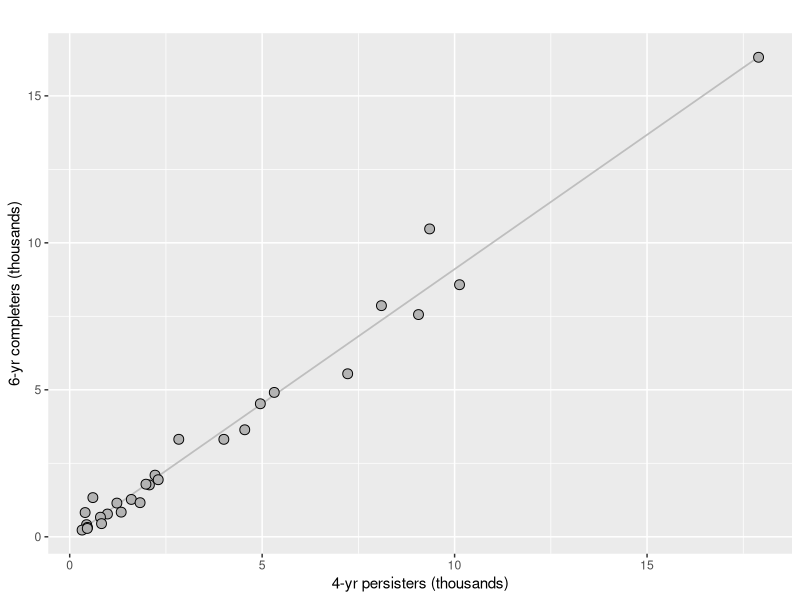
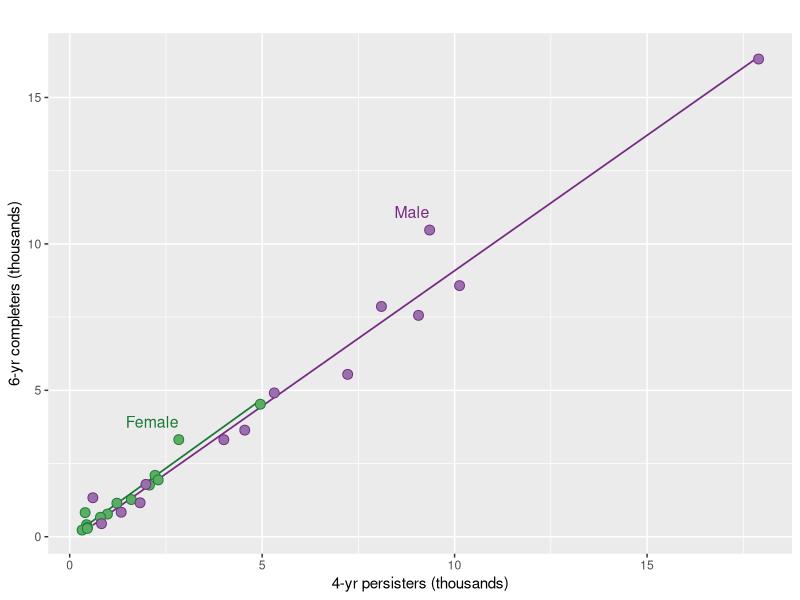
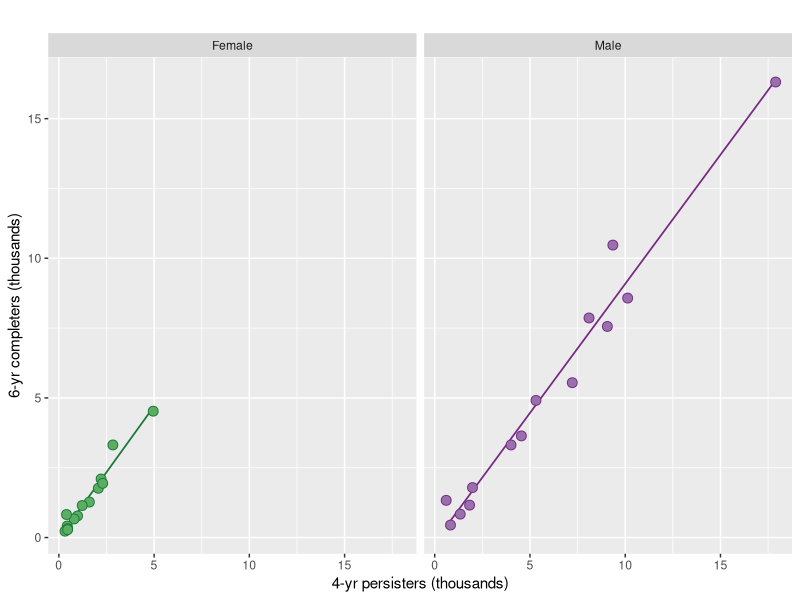

Here is the R script that generated these plots, in order: (Note: this script raises an error after producing the figures.)
## ---- chunk 1
# silently load packages
suppressPackageStartupMessages(library("data.table"))
suppressPackageStartupMessages(library("ggplot2"))

# set data.table printout options
options(
  datatable.print.nrows = 20,
  datatable.print.topn = 5,
  datatable.print.class = TRUE
)
## ---- chunk 2
# import data
DT <- fread("data/four-year-six-year.csv")
DT
## ---- chunk 3
ggplot(DT, aes(x = y4/1000, y = y6/1000)) +
  geom_smooth(method = "lm", se = FALSE, size = 0.6, color = "gray") +
  geom_point(size = 3, 
             shape = 21, 
             color = "black", 
             fill = "gray70") + 
  labs(x = "4-yr persisters (thousands)", 
       y = "6-yr completers (thousands)", 
       title = "")
## ---- chunk 4
ggplot(DT, aes(x = y4/1000, y = y6/1000, color = sex, fill = sex)) +
  geom_smooth(method = "lm", se = FALSE, size = 0.6) +
  geom_point(size = 3, shape = 21) + 
  scale_color_manual(values = c("#1B7837", "#762A83")) +
  scale_fill_manual(values = c("#5AAE61", "#9970AB")) +
  labs(x = "4-yr persisters (thousands)", 
       y = "6-yr completers (thousands)", 
       title = "") + 
  theme(legend.position = "none") +
  geom_text(data = DT[institution == "B"],
            aes(x = y4/1000, y = y6/1000, label = sex),
            vjust = -1, hjust = 1, size = 4)
## ---- chunk 5
ggplot(DT, aes(x = y4/1000, y = y6/1000, color = sex, fill = sex)) +
  geom_smooth(method = "lm", se = FALSE, size = 0.6) +
  geom_point(size = 3, shape = 21) + 
  scale_color_manual(values = c("#1B7837", "#762A83")) +
  scale_fill_manual(values = c("#5AAE61", "#9970AB")) +
  labs(x = "4-yr persisters (thousands)", 
       y = "6-yr completers (thousands)", 
       title = "") + 
  theme(legend.position = "none") +
  
  facet_wrap(vars(sex))
## ---- chunk 6
dt <- copy(DT)
p <- ggplot(dt, aes(x = y4/1000, y = y6/1000, color = sex, fill = sex)) +
  superpose_point +
  superpose_color +
  superpose_fill_mid +
  # coord_equal() +
  facet_wrap(vars(reorder(institution, y6, median)),
             ncol = 7,
             as.table = FALSE)+
  labs(x = "4-yr persisters (thousands)",
       y = "6-yr completers (thousands)") +
  theme_graphclass(font_size = 20) +
  theme(legend.position = "none") +
  geom_text(data = dt[institution == "Institution G"],
            aes(x = y4/1000, y = y6/1000, label = sex),
            vjust = 0.5, hjust = c(-0.2, -0.4), size = 7) +
  scale_x_continuous(limits = c(-1, 19), breaks = seq(0, 15, 5)) +
  scale_y_continuous(limits = c(-1, 17), breaks = seq(0, 15, 5))
p
